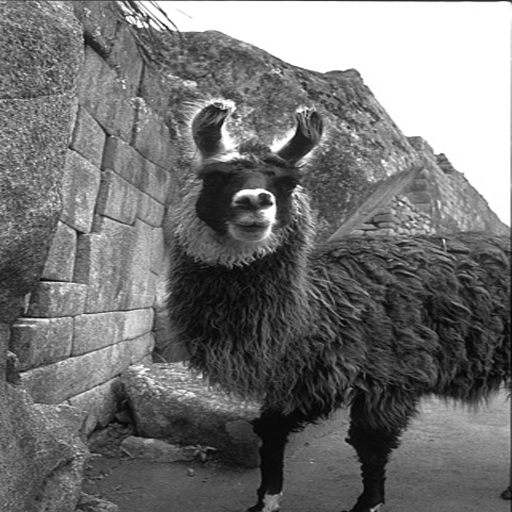
#> input picture howimetyourmark_final/sample-images/0004.bmp, 512 x 512 px; its folder holds only this picture in this run
$ python roc_howimetyourmark.py
#> lines starting #> are read from the running program, lines starting #| are printed output that depends on the picture; after the words box and inside, x2 and y2 are one past the last pixel; in counts of white or black regions, pixels touching at a corner belong together
#> (reads howimetyourmark_final/howimetyourmark/howimetyourmark.npy from the repository)
### howimetyourmark_final/howimetyourmark/embedding_howimetyourmark.py
import time
import random
import cv2
import os
import numpy as np
import pywt
from matplotlib import pyplot as plt
from scipy.signal import convolve2d
from math import sqrt
from scipy.ndimage.filters import gaussian_filter
from scipy.signal import medfilt

# Embedding strategy: DWT-SVD with local selection of blocks based on a spatial function and attacks

def wpsnr(img1, img2):
    img1 = np.float32(img1) / 255.0
    img2 = np.float32(img2) / 255.0

    difference = img1 - img2
    same = not np.any(difference)
    if same is True:
        return 9999999
    csf = np.genfromtxt('csf.csv', delimiter=',')
    ew = convolve2d(difference, np.rot90(csf, 2), mode='valid')
    decibels = 20.0 * np.log10(1.0 / sqrt(np.mean(np.mean(ew ** 2))))
    return decibels

# [5 lines left out: function jpeg_compression, not called in this run]

def blur(img, sigma):
    attacked = gaussian_filter(img, sigma)
    return attacked

def awgn(img, std, seed):
    mean = 0.0
    # np.random.seed(seed)
    attacked = img + np.random.normal(mean, std, img.shape)
    attacked = np.clip(attacked, 0, 255)
    return attacked

def sharpening(img, sigma, alpha):
    filter_blurred_f = gaussian_filter(img, sigma)
    attacked = img + alpha * (img - filter_blurred_f)
    return attacked

def median(img, kernel_size):
    attacked = medfilt(img, kernel_size)
    return attacked

# [7 lines left out: function resizing, not called in this run]

def embedding(original_image, watermark_path="howimetyourmark.npy" ):

#> called with original_image = '../sample-images/0004.bmp', watermark_path = 'howimetyourmark.npy'
    original_image = cv2.imread(original_image, 0)
#> original_image is the input picture: shape (512, 512); min 1, max 255, mean 115.5

    watermark_size = 1024
    watermark_to_embed = np.load(watermark_path)


    alpha = 4.85  # 8 is the lower limit that can be used
    n_blocks_to_embed = 32
    block_size = 4
    # spatial_functions = ['average', 'median', 'mean', 'max', 'min', 'gaussian', 'laplacian', 'sobel', 'prewitt', 'roberts']
    spatial_function = 'average'
    spatial_weight = 0.33  # 0: no spatial domain, 1: only spatial domain
    attack_weight = 1.0 - spatial_weight


    blocks_to_watermark = []

    blank_image = np.float64(np.zeros((512, 512)))

    start = time.time()

    # [4 lines of commented-out code are left out]

    blur_sigma_values = [0.1, 0.5, 1, 2, [1, 1], [2, 1]]
    for sigma in blur_sigma_values:
        attacked_image_tmp = blur(original_image, sigma)
        blank_image += np.abs(attacked_image_tmp - original_image)
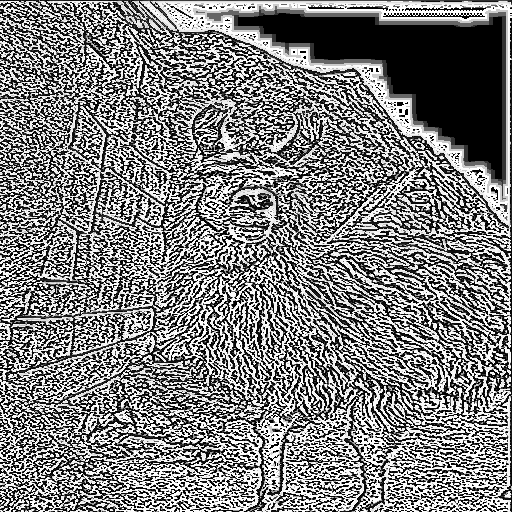
#> blank_image: shape (512, 512) float64; min 0, max 1275, mean 635.9; drawn with min black and max white

    kernel_size = [3, 5, 7, 9, 11]
    for k in kernel_size:
        attacked_image_tmp = median(original_image, k)
        blank_image += np.abs(attacked_image_tmp - original_image)
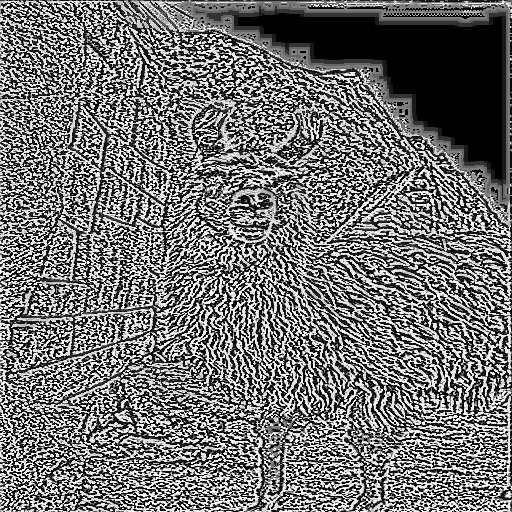
#> blank_image: shape (512, 512) float64; min 0, max 2550, mean 1139.1; drawn with min black and max white

    awgn_std = [0.1, 0.5, 2, 5, 10]
    for std in awgn_std:
        attacked_image_tmp = awgn(original_image, std, 0)
        blank_image += np.abs(attacked_image_tmp - original_image)

    sharpening_sigma_values = [0.1, 0.5, 2, 100]
    sharpening_alpha_values = [0.1, 0.5, 1, 2]
    for sharpening_sigma in sharpening_sigma_values:
        for sharpening_alpha in sharpening_alpha_values:
            attacked_image_tmp = sharpening(original_image, sharpening_sigma, sharpening_alpha)
            blank_image += np.abs(attacked_image_tmp - original_image)
#> this loop made 4 passes
#> pass 2, in sharpening (call 6), `attacked = img + alpha * (img - filter_blurred_f)`:
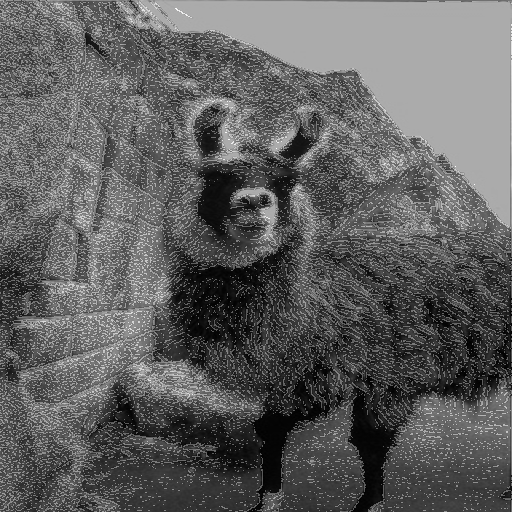
#> attacked: shape (512, 512) float64; min 4, max 377.5, mean 144.6; drawn with min black and max white
#> after the loop:
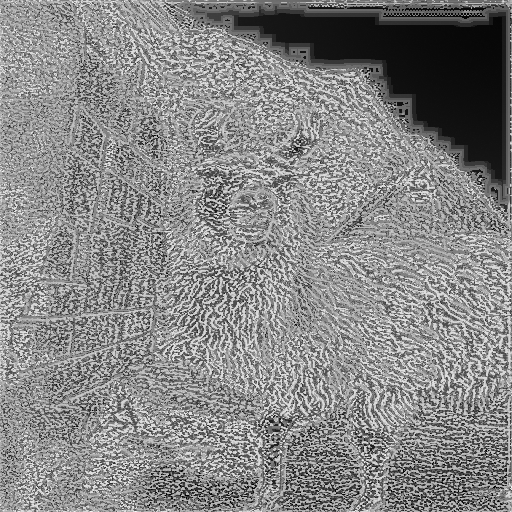
#> blank_image: shape (512, 512) float64; min 7.35, max 3629.2, mean 1921.7; drawn with min black and max white

    resizing_scale_values = [0.5, 0.75, 0.9, 1.1, 1.5]
#> resizing_scale_values = [0.5, 0.75, 0.9, 1.1, 1.5]
    for scale in resizing_scale_values:
        attacked_image_tmp = cv2.resize(original_image, (0, 0), fx=scale, fy=scale)
        attacked_image_tmp = cv2.resize(attacked_image_tmp, (512, 512))
        blank_image += np.abs(attacked_image_tmp - original_image)
#> this loop made 5 passes
#> scale on passes 1 to 5: 0.5, 0.75, 0.9, 1.1, 1.5
#> pass 1, in embedding, `attacked_image_tmp = cv2.resize(original_image, (0, 0), fx=scale, fy=s..`:
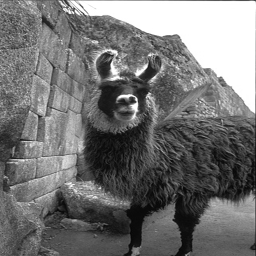
#> attacked_image_tmp: shape (256, 256); min 6, max 255, mean 115.6
#> after the loop:
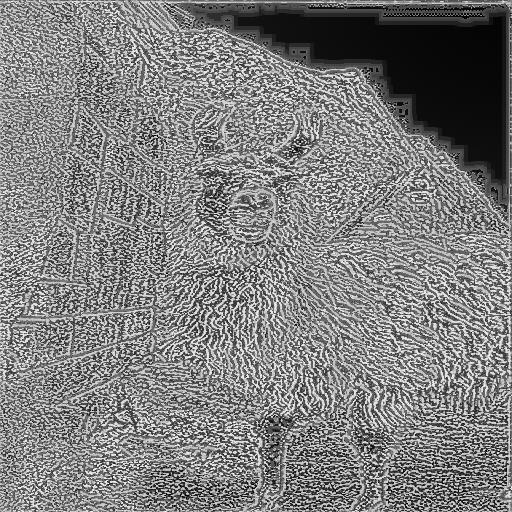
#> blank_image: shape (512, 512) float64; min 9.35, max 4881.2, mean 2433; drawn with min black and max white
    #plot blank image
    #plt.imshow(blank_image, cmap='gray')
    #plt.show()

    # end time
    end = time.time()
    #print("[EMBEDDING] Time of attacks for embedding: " + str(end - start))
    #print('[EMBEDDING] Spatial function:', spatial_function)


    # find the min blocks (sum or mean of the 64 elements for each block) using sorting (min is best)

    for i in range(0, original_image.shape[0], block_size):
        for j in range(0, original_image.shape[1], block_size):

            if np.mean(original_image[i:i + block_size, j:j + block_size]) < 230 and np.mean(original_image[i:i + block_size, j:j + block_size]) > 10:
                if spatial_function == 'average':
                    spatial_value = np.average(original_image[i:i + block_size, j:j + block_size])
                elif spatial_function == 'median':
                    spatial_value = np.median(original_image[i:i + block_size, j:j + block_size])
                elif spatial_function == 'mean':
                    spatial_value = np.mean(original_image[i:i + block_size, j:j + block_size])

                block_tmp = {'locations': (i, j),
                             'spatial_value': spatial_value,
                             'attack_value': np.average(blank_image[i:i + block_size, j:j + block_size])
                             }
                blocks_to_watermark.append(block_tmp)
#> after the loop, blocks_to_watermark = 14402 items

    blocks_to_watermark = sorted(blocks_to_watermark, key=lambda k: k['spatial_value'], reverse=True)
    for i in range(len(blocks_to_watermark)):
        blocks_to_watermark[i]['merit'] = i*spatial_weight

    blocks_to_watermark = sorted(blocks_to_watermark, key=lambda k: k['attack_value'], reverse=False)
    for i in range(len(blocks_to_watermark)):
        blocks_to_watermark[i]['merit'] += i*attack_weight

    blocks_to_watermark = sorted(blocks_to_watermark, key=lambda k: k['merit'], reverse=True)

    blank_image = np.float64(np.zeros((512, 512)))

    blocks_to_watermark_final = []
    for i in range(n_blocks_to_embed):
        tmp = blocks_to_watermark.pop()
        blocks_to_watermark_final.append(tmp)
        blank_image[tmp['locations'][0]:tmp['locations'][0] + block_size,
        tmp['locations'][1]:tmp['locations'][1] + block_size] = 1
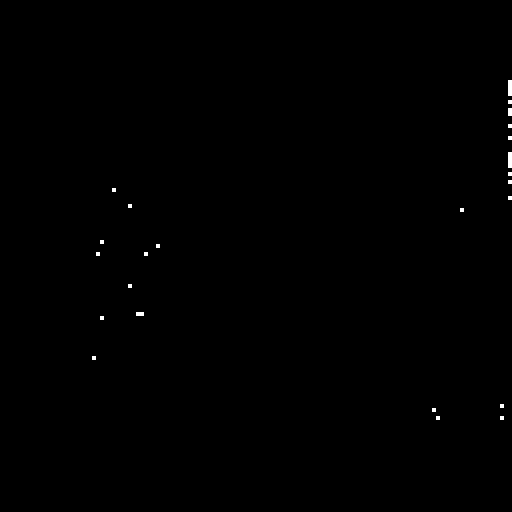
#> blank_image: shape (512, 512) float64; values 0 (black) and 1 (white), 0.2% white; 24 white regions (20 under 20 px), largest, box (x1, y1, x2, y2) and area: (508, 80, 512, 96) 64, (508, 152, 512, 168) 64, (508, 108, 512, 116) 32, (136, 312, 144, 316) 32
#> after the loop, blocks_to_watermark_final = 32 items

    blocks_to_watermark_final = sorted(blocks_to_watermark_final, key=lambda k: k['locations'], reverse=False)

####################################################################################################################

    divisions = original_image.shape[0] / block_size
#> divisions = 128

    shape_LL_tmp = np.floor(original_image.shape[0]/ (2*divisions))
#> shape_LL_tmp = 2
    shape_LL_tmp = np.uint8(shape_LL_tmp)
    watermarked_image=original_image.copy()
    # loops trough x coordinates of blocks_to_watermark_final

    # svd of watermark_to_embed
    watermark_to_embed = watermark_to_embed.reshape(32,32)
    Uwm, Swm, Vwm = np.linalg.svd(watermark_to_embed)

    for i in range(len(blocks_to_watermark_final)):

        x = np.uint16(blocks_to_watermark_final[i]['locations'][0])
        y = np.uint16(blocks_to_watermark_final[i]['locations'][1])

        #get the block from the original image
        block = original_image[x:x + block_size, y:y + block_size]
        #compute the LL of the block
        Coefficients = pywt.wavedec2(block, wavelet='haar', level=1)
        LL_tmp = Coefficients[0]
        # SVD
        Uc, Sc, Vc = np.linalg.svd(LL_tmp)
        Sw = Sc.copy()

        # embedding
        Sw = Sw + Swm[(i*shape_LL_tmp)%32: (shape_LL_tmp+(i*shape_LL_tmp)%32)] * alpha

        LL_new = np.zeros((shape_LL_tmp, shape_LL_tmp))
        LL_new = (Uc).dot(np.diag(Sw)).dot(Vc)
        #compute the new block
        Coefficients[0] = LL_new
        block_new = pywt.waverec2(Coefficients, wavelet='haar')
        #replace the block in the original image
        watermarked_image[x:x + block_size, y:y + block_size] = block_new
#> this loop made 32 passes
#> (x, y, LL_tmp, Uc, Sc, Vc, Sw) on passes 1 to 3: (80, 508, [[510, 409.5], [510, 406]], [[-0.708, -0.706], [-0.706, 0.708]], [923.4, 1.93], [[-0.781, -0.624], [0.624, -0.781]], [1007, 27.52]), (84, 508, [[510, 404], [510, 401]], [[-0.708, -0.706], [-0.706, 0.708]], [918.8, 1.67], [[-0.785, -0.62], [0.62, -0.785]], [943.8, 24.63]), (88, 508, [[510, 400], [510, 399]], [[-0.707, -0.707], [-0.707, 0.707]], [916.2, 0.557], [[-0.787, -0.617], [0.617, -0.787]], [936.6, 20.22])
#> watermarked_image: shape (512, 512); 0.13% of pixels changed, all inside (x1, y1, x2, y2) = (92, 80, 512, 412)


####################################################################################################################

    watermarked_image = np.uint8(watermarked_image)

    difference = (-watermarked_image + original_image) * np.uint8(blank_image)
    watermarked_image = original_image + difference
    watermarked_image += np.uint8(blank_image)
#> watermarked_image: shape (512, 512); min 0, max 255, mean 115.5

    # Compute quality
    w = wpsnr(original_image, watermarked_image)
#> in wpsnr, `same = not np.any(difference)`: same = False
    print('[EMBEDDING] wPSNR: %.2fdB' % w)

    return watermarked_image

### howimetyourmark_final/howimetyourmark/roc_howimetyourmark.py
import time
import random
import cv2
import os
import numpy as np
import pywt
from matplotlib import pyplot as plt
from scipy.signal import convolve2d
from math import sqrt
from scipy.ndimage.filters import gaussian_filter
from scipy.signal import medfilt
import embedding_howimetyourmark, detection_howimetyourmark


# [10 lines left out: functions similarity, jpeg_compression, not called in this run]

def blur(img, sigma):
    attacked = gaussian_filter(img, sigma)
    return attacked

# [11 lines left out: functions awgn, sharpening, not called in this run]

def median(img, kernel_size):
    attacked = medfilt(img, kernel_size)
    return attacked

# [23 lines left out: functions resizing, random_attack, not called in this run]


def compute_roc():
    # start time
    start = time.time()
    from sklearn.metrics import roc_curve, auc

    sample_images = []
    # loop for importing images from sample-images folder
    for filename in os.listdir('../sample-images'):
        if filename.endswith(".bmp"):
            path_tmp = os.path.join('../sample-images', filename)
            sample_images.append(path_tmp)

    sample_images.sort()

    # generate your watermark (if it is necessary)
    watermark_size = 1024
    watermark_path = "howimetyourmark.npy"
    watermark = np.load(watermark_path)

    # scores and labels are two lists we will use to append the values of similarity and their labels
    # In scores we will append the similarity between our watermarked image and the attacked one,
    # or  between the attacked watermark and a random watermark
    # In labels we will append the 1 if the scores was computed between the watermarked image and the attacked one,
    # and 0 otherwise
    scores = []
    labels = []

    for i in range(0, len(sample_images)):

        original_image = sample_images[i]
        watermarked_image = embedding_howimetyourmark.embedding(original_image, watermark_path)

        original_image = cv2.imread(original_image, 0)
        print(sample_images[i])
        #plot original and watermarked image
        plt.subplot(1, 2, 1)
        plt.imshow(original_image, cmap='gray')
        plt.title('Original image')
        plt.subplot(1, 2, 2)
        plt.imshow(watermarked_image, cmap='gray')
        plt.title('Watermarked image')
        plt.show()

        sample = 0
        while sample <= 9:
            # fakemark is the watermark for H0
            fakemark = np.random.uniform(0.0, 1.0, watermark_size)
            fakemark = np.uint8(np.rint(fakemark))

            # random attack to watermarked image (you can modify it)
            attacked_image = random_attack(watermarked_image)

            # extract attacked watermark
            w_ex_atk = detection_howimetyourmark.extraction(original_image, watermarked_image, attacked_image)

            # compute similarity H1
            scores.append(similarity(watermark, w_ex_atk))
            labels.append(1)
            # compute similarity H0
            scores.append(similarity(fakemark, w_ex_atk))
            labels.append(0)
            sample += 1

    # print the scores and labels
    print('Scores:', scores)
    print('Labels:', labels)


    # compute ROC
    fpr, tpr, tau = roc_curve(np.asarray(labels), np.asarray(scores), drop_intermediate=False)
    # compute AUC
    roc_auc = auc(fpr, tpr)

    plt.figure()
    lw = 2
    plt.plot(fpr,
             tpr,
             color='darkorange',
             lw=lw,
             label='AUC = %0.2f' % roc_auc)
    plt.plot([0, 1], [0, 1], color='navy', lw=lw, linestyle='--')
    plt.xlim([-0.01, 1.0])
    plt.ylim([0.0, 1.05])
    plt.xlabel('False Positive Rate')
    plt.ylabel('True Positive Rate')
    plt.title('Receiver operating characteristic example')
    plt.legend(loc="lower right")
    plt.show()

    idx_tpr = np.where((fpr - 0.05) == min(i for i in (fpr - 0.05) if i > 0))
    print('For a FPR approximately equals to 0.05 corresponds a TPR equals to %0.2f' % tpr[idx_tpr[0][0]])
    print('For a FPR approximately equals to 0.05 corresponds a threshold equals to %0.2f' % tau[idx_tpr[0][0]])
    print('Check FPR %0.2f' % fpr[idx_tpr[0][0]])

    # end time
    end = time.time()
    print('[COMPUTE ROC] Time: %0.2f seconds' % (end - start))

#> (the run stopped early here; a loop or call above may not have finished)
